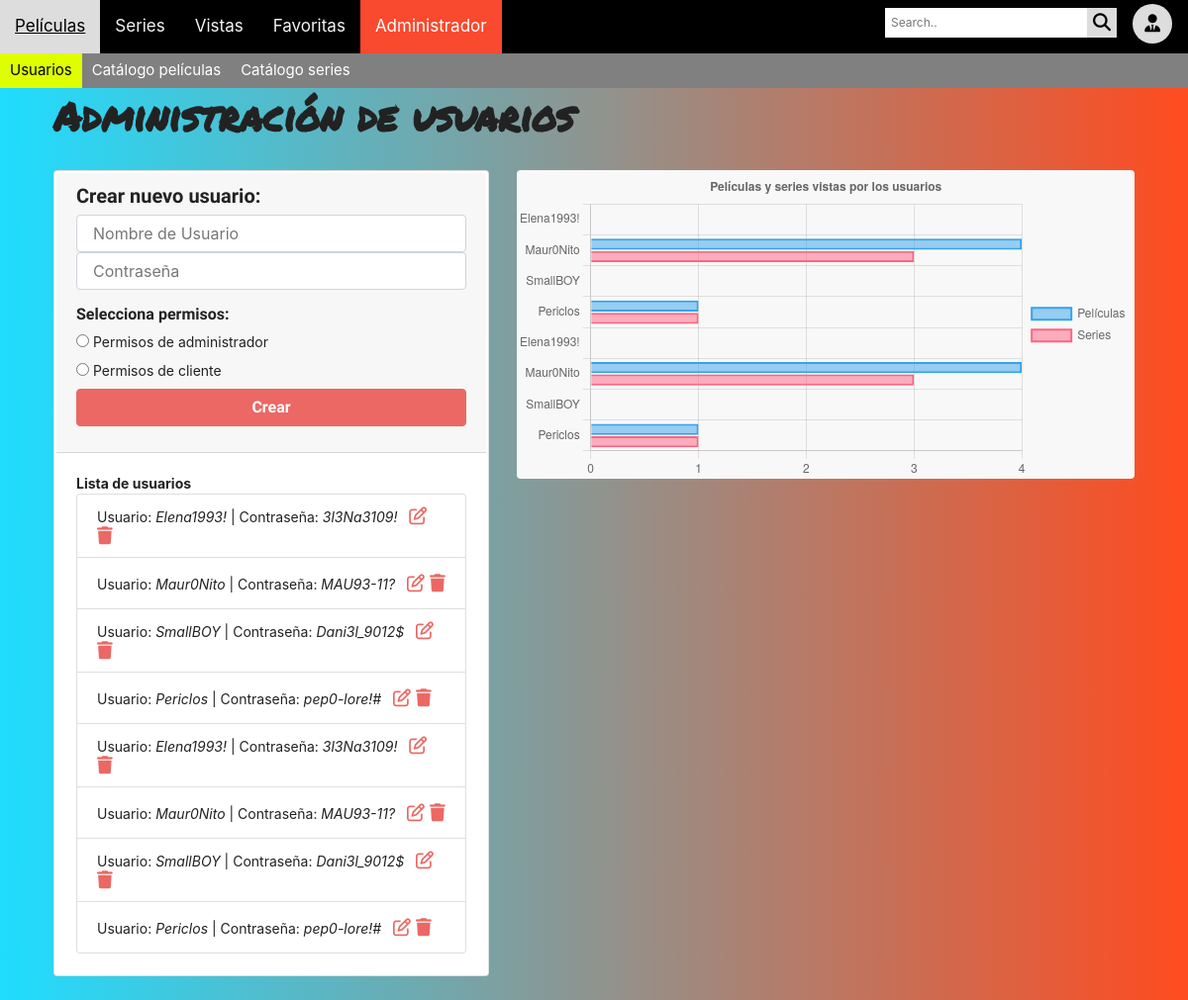
The page /admin on the database its author committed.
### models.py (models this page shows, shortened)
class Users(db.Base): #Definimos clase Users
    __tablename__ = "users" #La clase se asocia con la tabla "users" en la base de datos
    id = Column(Integer, primary_key=True) # Automaticamente esta PK se convertirá en SERIAL (AUTOINCREMENT)
    nombre = Column(String(200), nullable=False)
    psswd = Column(String, nullable=False)
    admin = Column(Boolean)
    vistas_movies = Column(String)
    vistas_shows = Column(String)
    favoritas_movies = Column(String)
    favoritas_shows = Column(String)

### main.py (the view)
@app.route("/admin") #Página de administrador
def admin():
    users = db.session.query(Users).all() #Definimos lista de usuarios (objetos Users)
    movies_count_lst = [] # Inicialización lista
    shows_count_lst = [] #Inicialización lista
    for user in users: #Bucle para cada usuario
        if user.vistas_movies == "": #Si no hay películas vistas por el usuario, se añade un 0 en la lista
            movies_count_lst.append(0)
        else:
            id_movies_lst = str(user.vistas_movies).split(",") #Se crea lista de "id's" de películas vistas, con split()
            movies_count_lst.append(len(id_movies_lst)) #Se cuentan el nº de "id's" y se añaden a la lista "movies_count_lst"
        if user.vistas_shows == "": #Si no hay series vistas por el usuario, se añade un 0 en la lista
            shows_count_lst.append(0)
        else:
            id_shows_lst = str(user.vistas_shows).split(",") #Se crea lista de "id's" de series vistas, con split()
            shows_count_lst.append(len(id_shows_lst)) #Se cuentan el nº de "id's" y se añaden a la lista "shows_count_lst"
    return render_template("admin.html", lista_usuarios=users, movies_count=movies_count_lst,
                           shows_count=shows_count_lst, edit=False) #Se carga plantilla HTML y se envían parámetros/variables

### templates/admin.html (shortened to what this page needs)
<html lang="es">
<head>
    <link rel="stylesheet" href="{{ url_for('static', filename='main.css') }}">
    <link rel="stylesheet" href="https://cdn.jsdelivr.net/npm/bootswatch@4.5.2/dist/journal/bootstrap.min.css">
</head>
<div class="topnav">
  <a href="/peliculas1">Películas</a>
  <a href="/series1">Series</a>
  <a href="/vistas">Vistas</a>
  <a href="/favoritas">Favoritas</a>
  <a class= "active" href="/admin">Administrador</a>
  <div class="right-corner">
  <div class="search-container">
    <form action="/search" method="post">
      <input type="text" placeholder="Search.." name="search">
      <button type="submit"><i class="fa fa-search"></i></button>
    </form>
  </div>
  <div class="user-button">
  <form action="/user_page" method="post">
    <button type="submit"><i class="fa-solid fa-user-tie"></i></button>
  </form>
  </div>
  </div>
</div>
<div class="topnav2">
  <a class="active" href="/admin">Usuarios</a>
  <a href="/catalogo_pelis">Catálogo películas</a>
  <a href="/catalogo_series">Catálogo series</a>
</div>
<body>
    <main class="container p-4">
        <br><br>
        <h1 class="display-5 text-left mt-4 titulo">Administración de usuarios</h1>
        <br>
        <div class="row">
            <div class="col-md-5 offset-md-0 my-auto">
                <div class="card card_admin">
                    <div class="card-header">
                        {% if edit==True %}
                            <h5>Editar usuario ya existente:</h5>
                            <form action="/editar-usuario/{{user_to_edit.id}}" method="post">
                                <div class="form-group">
                                    <input type="text" name="nombre-user" placeholder="Nombre de Usuario" class="form-control" value="{{user_to_edit.nombre}}"
                                           autofocus>
                                    <input type="text" name="password" placeholder="Contraseña" class="form-control" value="{{user_to_edit.psswd}}">
                                </div>
                                <h6>Selecciona permisos:</h6>
                                <div class="myblock1">
                                    <div class="myblock2">
                                    <input type="radio" id="admin1" name="permisos" value="admin" {% if user_to_edit.admin == true %} checked {% endif %}>
                                    <label for="admin1">Permisos de administrador</label><br>
                                    <input type="radio" id="client1" name="permisos" value="cliente" {% if user_to_edit.admin == false %} checked {% endif %}>
                                    <label for="client1">Permisos de cliente</label><br>
                                    </div>
                                </div>
                                <button type="submit" class="btn btn-primary btn-block">
                                    Editar
                                </button>
                            </form>
                        {% else %}
                            <h5>Crear nuevo usuario:</h5>
                            <form action="/crear-usuario" method="post">
                                <div class="form-group">
                                    <input type="text" name="nombre-user" placeholder="Nombre de Usuario" class="form-control" autofocus>
                                    <input type="text" name="password" placeholder="Contraseña" class="form-control">
                                </div>
                                <h6>Selecciona permisos:</h6>
                                <div class="myblock1">
                                    <div class="myblock2">
                                    <input type="radio" id="admin2" name="permisos" value="admin">
                                    <label for="admin2">Permisos de administrador</label><br>
                                    <input type="radio" id="client2" name="permisos" value="cliente">
                                    <label for="client2">Permisos de cliente</label><br>
                                    </div>
                                </div>
                                <button type="submit" class="btn btn-primary btn-block">
                                    Crear
                                </button>
                            </form>
                        {% endif %}
                    </div>
                    <div class="card-body">
                        <b>Lista de usuarios</b>
                        <ul class="list-group">
                            {% for user in lista_usuarios %}
                            <li class="list-group-item">
                                <span>
                                    Usuario: <i>{{user.nombre}}</i> | Contraseña: <i>{{user.psswd}} </i> &nbsp;
                                </span>
                                <a class="icon" href="/cargar-usuario/{{user.id}}">
                                    <i class="fa-regular fa-pen-to-square"></i>
                                </a>
                                <a class="icon" href="/eliminar-usuario/{{user.id}}">
                                    <i class="fa-solid fa-trash"></i>
                                </a>
                            </li>
                            {% endfor %}
                        </ul>
                    </div>
                </div>
            </div>
            <div class="col-md-7 offset-md-0">
                <canvas id="ComparisonChart"></canvas>
            </div>
        </div>
    </main>
<script>
const xLabels = [{% for user in lista_usuarios %}"{{user.nombre}}",{% endfor %}];
const yVal1 = [{% for d in movies_count %}{{d}},{% endfor %}];
const yVal2 = [{% for x in shows_count %}{{x}},{% endfor %}];
new Chart("ComparisonChart", {
  type: "bar",
  data: {
    labels: xLabels,
    datasets: [{
      label: "Películas",
      data: yVal1
    },{
      label: "Series",
      data: yVal2}]
  },
  options: {
    scales: {
        x: {
            ticks: {
                precision: 0
                }}},
    indexAxis: 'y',
    elements: {
      bar: {
        borderWidth: 2,
      }
    },
    responsive: true,
    plugins: {
      legend: {
        position: 'right',
      },
      title: {
        display: true,
        text: 'Películas y series vistas por los usuarios'
      }
    }
  }
});
</script>
</body>
</html>

### static/main.css (style rules this page uses)
body { background: #ff4b1f; background: -webkit-linear-gradient(to right, #1fddff, #ff4b1f); background: linear-gradient(to right, #1fddff, #ff4b1f); }
.titulo { font-family: 'Permanent Marker'; }
.topnav { background-color: #000000; position: fixed; top: 0; width: 100%; z-index: 100; }
.topnav a { float: left; color: #f2f2f2; text-align: center; padding: 14px 15px; text-decoration: none; font-size: 17px; }
.topnav a.active { background-color: #f9492e; color: white; }
.topnav .right-corner { float: right; }
.topnav .search-container { float: left; }
.topnav input[type=text] { padding: 6px; margin-top: 8px; font-size: 12px; border: none; }
.topnav .search-container button { float: right; padding: 6px 6px; margin-top: 8px; margin-right: 16px; background: #ddd; font-size: 18px; border: none; cursor: pointer; }
.topnav .user-button { float: right; }
.topnav .user-button button { float: right; width: 40px; height: 40px; padding: 6px 6px; margin-top: 4px; margin-right: 16px; background: #ddd; font-size: 18px; border: none; cursor: pointer; border-radius: 50%; }
.topnav2 { background-color: #808080; position: fixed; top: 54; width: 100%; z-index: 100; }
.topnav2 a { float: left; color: #FFFFFF; text-align: center; padding: 6px 10px; text-decoration: none; font-size: 15px; }
.topnav2 a.active { background-color: #DFFF00; color: black; }
.card_admin { width: 440px; font-size: 14px; padding: 2px 2px; }
.myblock1 { text-align:left; }
.myblock2 { text-align:left; display: inline-block; }
.icon { font-size: 18px; }
.active, .collapsible:hover { background-color: #ff7979; color: white; }
#ComparisonChart { background-color: #f7f8f7; border-radius: 4px; }

### rows shown on the page
Users: nombre "Elena1993!", psswd "3l3Na3109!"
Users: nombre "Maur0Nito", psswd "MAU93-11?"
Users: nombre "SmallBOY", psswd "Dani3l_9012$"
Users: nombre "Periclos", psswd "pep0-lore!#"
Users: nombre "Elena1993!", psswd "3l3Na3109!"
Users: nombre "Maur0Nito", psswd "MAU93-11?"
Users: nombre "SmallBOY", psswd "Dani3l_9012$"
Users: nombre "Periclos", psswd "pep0-lore!#"

### other values the page prints
chart data {{ user.nombre }} Elena1993!, Maur0Nito, SmallBOY, Periclos, Elena1993!, Maur0Nito, SmallBOY, Periclos
chart data {{ d }} 0, 4, 0, 1, 0, 4, 0, 1
chart data {{ x }} 0, 3, 0, 1, 0, 3, 0, 1
